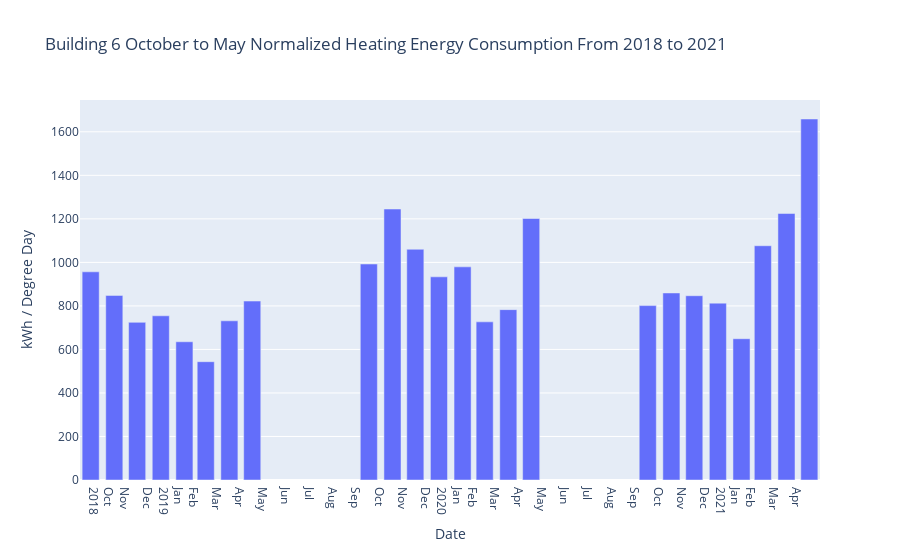

The cell this chart's notebook holds for it:
### Code cell
create_statement3 = '''
select DATE_FORMAT(w.Date, '%Y-%m')  AS Date , avg(Air_Temp_Avg) as Air_Temp_Avg , sum(Heating_Degree_Days) as Heating_Degree_Days, sum(Heating_kWh) as Heating_kWh, (sum(Heating_kWh)/sum(Heating_Degree_Days)) as Normalized_Energy_Consumption
FROM b6 INNER JOIN finaldd w
ON b6.Date = w.Date
where month(b6.Date) between 10 and 12 or month(b6.Date) between 1 and 5 
Group by year(w.`Date`), month(w.`Date`)
;
'''


df_b6nem = pd.read_sql_query(create_statement3, engine)
display(df_b6nem.head())

fig = px.bar(df_b6nem, x='Date', y="Normalized_Energy_Consumption",hover_data={"Date": "|%B %d, %Y"},
                                           labels={"Normalized_Energy_Consumption": "kWh / Degree Day",},
              title='Building 6 October to May Normalized Heating Energy Consumption From 2018 to 2021')
fig.update_xaxes(
    dtick="M1",
    tickformat="%b\n%Y",
    ticklabelmode="period")

             
             
             
fig.show()

### Figure 1 — Plotly figure (JSON) as saved in the notebook; plotly's stock layout.template omitted (floating-point values rounded to 4 significant figures)
{"data": [{"alignmentgroup": "True", "hovertemplate": "Date=%{x|%B %d, %Y}<br>kWh / Degree Day=%{y}<extra></extra>", "legendgroup": "", "marker": {"color": "#636efa", "pattern": {"shape": ""}}, "name": "", "offsetgroup": "", "orientation": "v", "showlegend": false, "textposition": "auto", "type": "bar", "x": ["2018-10", "2018-11", "2018-12", "2019-01", "2019-02", "2019-03", "2019-04", "2019-05", "2019-10", "2019-11", "2019-12", "2020-01", "2020-02", "2020-03", "2020-04", "2020-05", "2020-10", "2020-11", "2020-12", "2021-01", "2021-02", "2021-03", "2021-04", "2021-05"], "xaxis": "x", "y": [956.7, 848.2, 724.4, 754.5, 635.1, 543.6, 731.5, 822.2, 992.5, 1245.0, 1060.0, 933.6, 979.5, 726.7, 782.9, 1202.0, 801.4, 859.5, 846.8, 812.7, 649.2, 1077.0, 1224.0, 1659.0], "yaxis": "y"}], "layout": {"autosize": true, "barmode": "relative", "legend": {"tracegroupgap": 0}, "title": {"text": "Building 6 October to May Normalized Heating Energy Consumption From 2018 to 2021"}, "xaxis": {"anchor": "y", "autorange": true, "domain": [0, 1], "dtick": "M1", "range": ["2018-09-17", "2021-05-15"], "tickformat": "%b\n%Y", "ticklabelmode": "period", "title": {"text": "Date"}, "type": "date"}, "yaxis": {"anchor": "x", "autorange": true, "domain": [0, 1], "range": [0, 1746.0], "title": {"text": "kWh / Degree Day"}, "type": "linear"}}}
